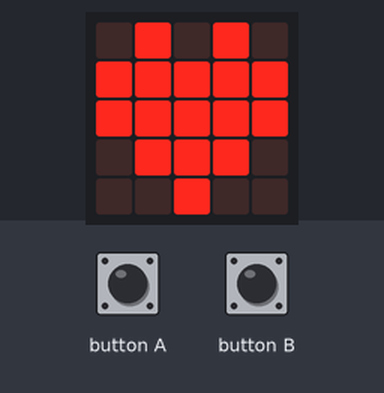
Bench run of a program on a simulated BBC micro:bit (MakeCode). On the bench: the board's 5×5 LED display. The test bench sets the inputs (shaded band).

Above: at 3.3 s.
At 5.0 s:
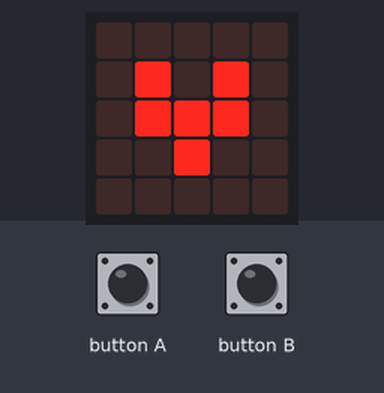
5.1 s: button B pressed for 0.15 s
At 5.8 s:
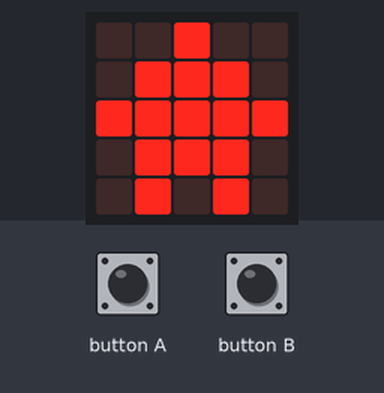
At 7.8 s:
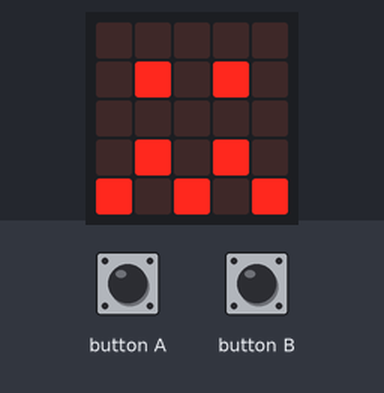
8.2 s: button A pressed for 0.15 s
Timing chart, 0 to 11.2 s (numbered marks = the images above; inputs shaded):
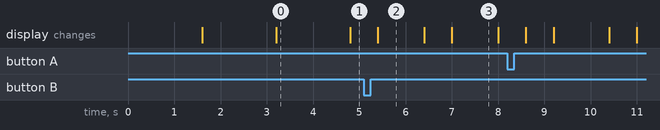

Measured:
- after the input at 5.1 s, the display: changes after 0.30 s (image 2)
- what the display in image 0 shows lasts 1.6 s, from 3.2 s to 4.8 s
- what the display in image 2 shows lasts 1.0 s, from 5.4 s to 6.4 s

The program:

main.ts
```typescript
input.onButtonPressed(Button.A, function () {
    for (let index = 0; index < 2; index++) {
        basic.showIcon(IconNames.Heart)
        basic.pause(500)
        basic.showIcon(IconNames.SmallHeart)
        basic.pause(500)
        basic.showIcon(IconNames.Heart)
        basic.pause(500)
        basic.showIcon(IconNames.SmallHeart)
        basic.pause(500)
        basic.showIcon(IconNames.Heart)
        basic.pause(500)
        basic.showIcon(IconNames.SmallHeart)
        basic.pause(500)
        basic.showIcon(IconNames.Heart)
        basic.pause(500)
        basic.showIcon(IconNames.SmallHeart)
    }
})
input.onButtonPressed(Button.B, function () {
    basic.showIcon(IconNames.House)
    basic.pause(1000)
    basic.showIcon(IconNames.Confused)
    basic.pause(1000)
    basic.showIcon(IconNames.Ghost)
    basic.pause(1000)
    basic.showIcon(IconNames.StickFigure)
    basic.pause(1000)
    basic.showIcon(IconNames.Happy)
    basic.pause(1000)
    basic.showIcon(IconNames.Yes)
    basic.pause(1000)
    basic.showIcon(IconNames.Fabulous)
    basic.pause(1000)
    basic.showIcon(IconNames.Yes)
})
for (let index = 0; index < 4; index++) {
    basic.showIcon(IconNames.Heart)
    basic.pause(1000)
    basic.showIcon(IconNames.SmallHeart)
    basic.pause(1000)
    basic.showIcon(IconNames.Heart)
    basic.pause(1000)
    basic.showIcon(IconNames.SmallHeart)
    basic.pause(1000)
    basic.showIcon(IconNames.Heart)
    basic.pause(1000)
    basic.showIcon(IconNames.SmallHeart)
    basic.pause(1000)
    basic.showIcon(IconNames.Heart)
    basic.pause(1000)
    basic.showIcon(IconNames.SmallHeart)
}
basic.forever(function () {

})
```

test.ts
```typescript
// aquí va el archivo "tests"; esto no se compilará cuando este paquete se utilice como una extensión.
```
